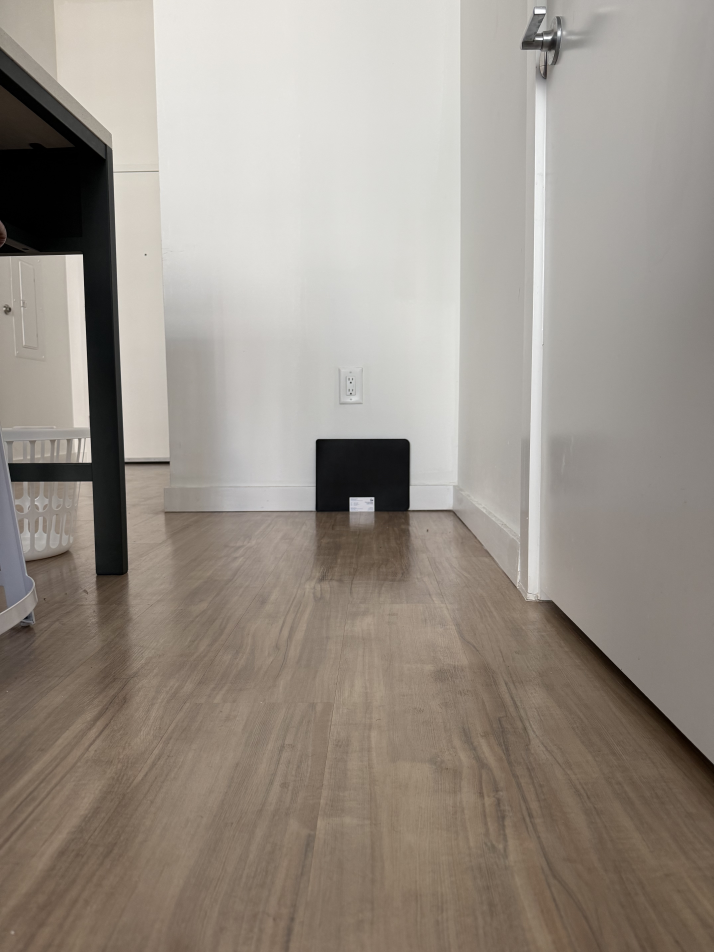
#> input picture test_images_step_3/IMG_1984.jpeg, 4284 x 5712 px (shown at 1/6 size)
$ python step_3.py
#> lines starting #> are read from the running program, lines starting #| are printed output that depends on the picture
### step_2.py
"""
Step 2: Object Measurement (Perspective Projection)
Module 2 Assignment - CSc 8830

Assignment step covered:
2) Implement a script to find real-world 2D dimensions of an object using
   perspective projection equations and camera calibration parameters.

What you need:
- camera_calibration.pkl from Step 1
- A test image containing a flat, rectangular object
- Known distance from camera to object plane (Z)

How to run:
Use via step_3.py (step_2 is imported as a module).

Outputs:
- results_step2/measurement_result.jpg (annotated image with dimensions)
"""

import numpy as np
import cv2
import pickle
import math
import os


class ObjectMeasurement:
    def __init__(self):
        """Initialize object measurement with camera calibration data."""
        calibration_file = "camera_calibration.pkl"
        with open(calibration_file, 'rb') as f:
#> (reads camera_calibration.pkl from the repository)
#> in measure_object_in_image, img is the input picture: shape (5712, 4284, 3); mean B, G, R 136.6, 145.6, 153.8
            calib_data = pickle.load(f)

        self.mtx = calib_data["mtx"]  # Camera matrix
        self.dist = calib_data["dist"]  # Distortion coefficients
        self.square_size = calib_data["square_size"]

        print(f"Calibration: {calibration_file} (fx={self.mtx[0,0]:.0f}, fy={self.mtx[1,1]:.0f})")

    def _log(self, msg: str) -> None:
        print(msg)

    # [11 lines left out: function undistort_image, not called in this run]

    def detect_object_corners(self, img):
        """
        Manually select 4 corners of a rectangular object in the image.
        Click in order: Top-Left, Top-Right, Bottom-Right, Bottom-Left.

        Returns:
            Array of 4 corner points or None if cancelled.
        """
        print("\n--- SELECT 4 CORNERS ---")
        print("Click in order: 1.Top-Left  2.Top-Right  3.Bottom-Right  4.Bottom-Left")
        print("Press 'r' to reset, 'q' to quit.")

        points = []
        display_img = img.copy()
        if len(display_img.shape) == 2:
            display_img = cv2.cvtColor(display_img, cv2.COLOR_GRAY2BGR)

        h, w = display_img.shape[:2]
#> h = 5712; w = 4284
        max_disp = 1000
        scale = 1.0
        if h > max_disp or w > max_disp:
            scale = max_disp / max(h, w)
#> scale = 0.175
            display_img = cv2.resize(display_img, (int(w * scale), int(h * scale)))
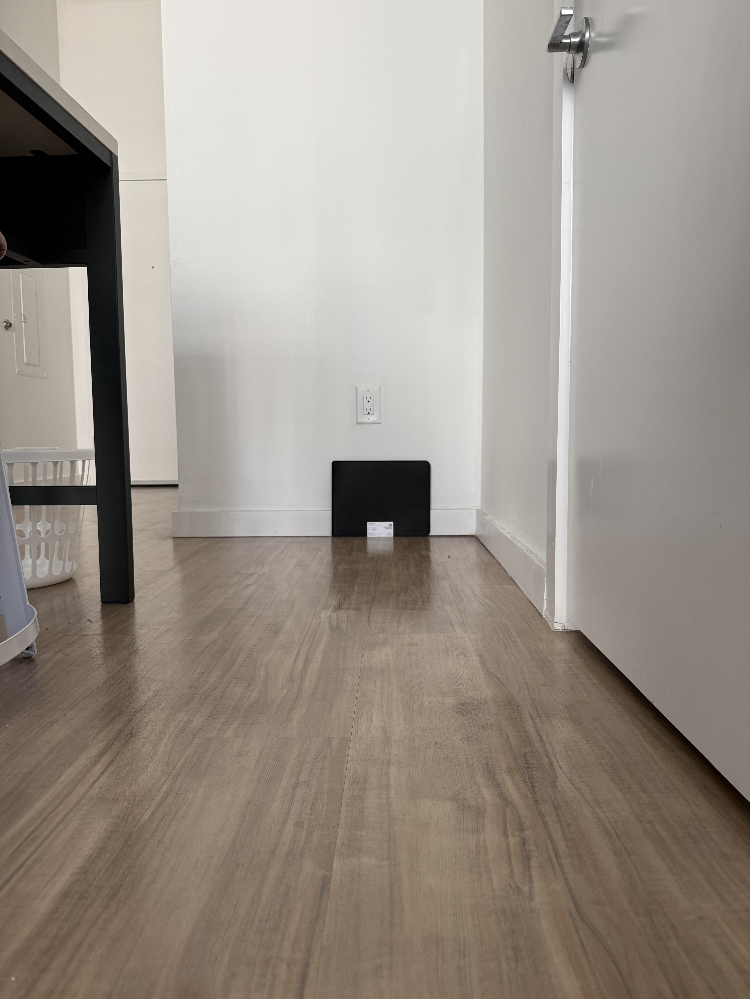
#> display_img: shape (999, 750, 3); mean B, G, R 136.5, 145.5, 153.7

        # [8 lines left out: function mouse_callback, not called in this run]

        cv2.namedWindow("Select 4 Corners")
        cv2.setMouseCallback("Select 4 Corners", mouse_callback)

        while True:
            cv2.imshow("Select 4 Corners", display_img)
            key = cv2.waitKey(1) & 0xFF
#> (key q is pressed here)
            if key == ord('q'):
                break
            if key == ord('r'):
                points = []
                display_img = img.copy()
                if len(display_img.shape) == 2:
                    display_img = cv2.cvtColor(display_img, cv2.COLOR_GRAY2BGR)
                if scale != 1.0:
                    display_img = cv2.resize(display_img, (int(w * scale), int(h * scale)))
            if len(points) == 4:
                cv2.waitKey(500)
                break

        cv2.destroyAllWindows()
        if len(points) == 4:
            return np.array(points, dtype=np.float32)
        return None

    # [65 lines left out: function calculate_real_world_dimensions, not called in this run]

    def measure_object_in_image(
        self,
        image_path,
        known_distance,
        unit_label="units",
        save_result=False,
        output_dir="results_step2",
    ):
        """
        Complete workflow to measure an object in an image

        Args:
            image_path: Path to the test image
            known_distance: Distance from camera to object plane
            save_result: Whether to save the result image

        Returns:
            Dictionary containing measurement results
        """
        # Load image
        img = cv2.imread(image_path)
        if img is None:
            print(f"ERROR: Could not load image from {image_path}")
            return None

        self._log(f"Image: {image_path} ({img.shape[1]}x{img.shape[0]})")
        self._log("Detecting object corners...")
        corners = self.detect_object_corners(img)

        if corners is None:
            print("Failed to detect object corners!")
            return None

        self._log("Calculating real-world dimensions...")
        results = self.calculate_real_world_dimensions(
            corners,
            known_distance,
            unit_label
        )

        # Save result image
        if save_result and results is not None:
            img_result = img.copy()

            # Draw the detected corners
            cv2.polylines(img_result, [corners.astype(int)], True, (0, 255, 0), 3)

            # Add dimension text
            text_width = f"Width: {results['width_real']:.2f} {unit_label}"
            text_height = f"Height: {results['height_real']:.2f} {unit_label}"
            if results.get("distance") is None:
                text_dist = "Distance: n/a"
            else:
                text_dist = f"Distance: {results['distance']:.2f} {unit_label}"

            cv2.putText(img_result, text_width, (20, 40),
                       cv2.FONT_HERSHEY_SIMPLEX, 1, (0, 255, 0), 2)
            cv2.putText(img_result, text_height, (20, 80),
                       cv2.FONT_HERSHEY_SIMPLEX, 1, (0, 255, 0), 2)
            cv2.putText(img_result, text_dist, (20, 120),
                       cv2.FONT_HERSHEY_SIMPLEX, 1, (0, 255, 0), 2)

            os.makedirs(output_dir, exist_ok=True)
            output_path = os.path.join(output_dir, "measurement_result.jpg")
            cv2.imwrite(output_path, img_result)
            self._log(f"Result saved: {output_path}")

        return results

### step_3.py
"""
Step 3: Validation Experiment
Module 2 Assignment - CSc 8830

Assignment step covered:
3) Validate using an experiment where you image an object from a known
   distance (> 2 meters) and compare measured dimensions to ground truth.

What you need:
- camera_calibration.pkl from Step 1
- A flat rectangular object with known dimensions (ground truth)
- A measured camera distance > 2 meters
- One or more test images at that distance
- image inside the ../test_images_step_3 folder

How to run (defaults shown):
python step-3.py

Outputs:
- results_step3/measurement_result.jpg (annotated image)
- results_step3/validation_report.json (detailed results)
- results_step3/validation_summary.txt (human-readable summary)
"""

import numpy as np
import cv2
import pickle
import json
import os
from datetime import datetime
from step_2 import ObjectMeasurement


class ValidationExperiment:
    def __init__(self, verbose: bool = False):
        """Initialize validation experiment."""
        self.measurer = ObjectMeasurement()
        self.results = []
        self.verbose = verbose

    def _log(self, msg: str) -> None:
        if self.verbose:
            print(msg)

    def create_test_object_info(self, width_real, height_real, units='meters'):
        """
        Create ground truth information for test object

        Args:
            width_real: Actual width of the test object
            height_real: Actual height of the test object
            units: Unit of measurement (meters, centimeters, etc.)

        Returns:
            Dictionary with ground truth data
        """
        return {
            'width_real': width_real,
            'height_real': height_real,
            'area_real': width_real * height_real,
            'units': units
        }

    def run_single_validation(self, image_path, distance, ground_truth,
                              save_result=True):
        """
        Run a single validation experiment

        Args:
            image_path: Path to test image
            distance: Distance from camera to object (must be > 2 meters)
            ground_truth: Dictionary with actual object dimensions
            save_result: Save result image

        Returns:
            Dictionary with validation results
        """
        if distance < 2.0:
            print("WARNING: Distance is less than 2 meters. Assignment requires > 2 meters.")
        if self.verbose:
            print("\nVALIDATION EXPERIMENT")
            print(f"Test Image: {image_path}")
            print(f"Distance: {distance:.2f} {ground_truth['units']}")
            print(f"Ground Truth Width: {ground_truth['width_real']:.2f} {ground_truth['units']}")
            print(f"Ground Truth Height: {ground_truth['height_real']:.2f} {ground_truth['units']}")

        # Measure the object
        measurement = self.measurer.measure_object_in_image(
            image_path=image_path,
            known_distance=distance,
            unit_label=ground_truth["units"],
            save_result=save_result,
            output_dir="results_step3",
        )

        if measurement is None:
            print("Measurement failed.")
            return None

        # Calculate errors
        width_error = abs(measurement['width_real'] - ground_truth['width_real'])
        height_error = abs(measurement['height_real'] - ground_truth['height_real'])
        area_error = abs(measurement['area_real'] - ground_truth['area_real'])

        width_error_pct = (width_error / ground_truth['width_real']) * 100
        height_error_pct = (height_error / ground_truth['height_real']) * 100
        area_error_pct = (area_error / ground_truth['area_real']) * 100

        # Compile results
        result = {
            'image_path': image_path,
            'distance': distance,
            'ground_truth': ground_truth,
            'measured': measurement,
            'errors': {
                'width_abs': width_error,
                'width_pct': width_error_pct,
                'height_abs': height_error,
                'height_pct': height_error_pct,
                'area_abs': area_error,
                'area_pct': area_error_pct
            },
            'timestamp': datetime.now().isoformat()
        }

        self.print_validation_results(result)

        return result

    # [132 lines left out: functions print_validation_results, save_validation_report, create_summary_report, not called in this run]


def main():
    """
    Main validation experiment function
    """
    print("STEP 3: VALIDATION EXPERIMENT\n")

    # Initialize validation experiment
    try:
        validator = ValidationExperiment(verbose=False)
    except FileNotFoundError:
        print("ERROR: camera_calibration.pkl not found.")
        print("Run Step 1 (camera calibration) first.")
        return
    except Exception as e:
        print(f"ERROR: Failed to initialize: {e}")
        return

    # Configuration for validation experiment
    # IMPORTANT: Measure these values accurately for your test object!

    # Ground truth object: 13in x 10in
    # Convert to meters: 0.3302m x 0.254m
    TEST_OBJECT_WIDTH = 0.3302  # meters
    TEST_OBJECT_HEIGHT = 0.254  # meters
    TEST_OBJECT_UNITS = "meters"

    # Distance from camera to object (must be > 2 meters as per assignment)
    # Measure this accurately using a tape measure or laser measurer
    CAMERA_DISTANCE = 2.35  # meters (> 2.0 as required)

    # Test image paths (automatically tests all images in the folder)
    TEST_IMAGES_DIR = 'test_images_step_3'
    TEST_IMAGE_PATHS = [
        os.path.join(TEST_IMAGES_DIR, f)
        for f in os.listdir(TEST_IMAGES_DIR)
        if f.lower().endswith(('.jpg', '.jpeg', '.png'))
    ]
    TEST_IMAGE_PATHS.sort()

    # Optional: Reference object for better accuracy
    # Example: Credit card width = 85.6mm = 0.0856m
    REFERENCE_WIDTH_PIXELS = None  # Measure in image if using
    REFERENCE_WIDTH_REAL = None    # Real width in meters

    # Create ground truth
    ground_truth = validator.create_test_object_info(
        width_real=TEST_OBJECT_WIDTH,
        height_real=TEST_OBJECT_HEIGHT,
        units=TEST_OBJECT_UNITS
    )

    print(f"Config: object {TEST_OBJECT_WIDTH}x{TEST_OBJECT_HEIGHT} {TEST_OBJECT_UNITS}, distance {CAMERA_DISTANCE} {TEST_OBJECT_UNITS}\n")

    # Check if test images exist
    missing_images = [p for p in TEST_IMAGE_PATHS if not os.path.exists(p)]
    if missing_images:
        print("ERROR: Test image(s) not found:")
        for p in missing_images:
            print(f"- {p}")
        print("Fix: capture images at the configured distance and update TEST_IMAGE_PATHS.")
        return

    # Run the validation experiment for each image
    for image_path in TEST_IMAGE_PATHS:
        result = validator.run_single_validation(
            image_path=image_path,
            distance=CAMERA_DISTANCE,
            ground_truth=ground_truth,
            save_result=True
        )

        if result:
            validator.results.append(result)
        else:
            print("Validation experiment failed for one image.")
            print("Troubleshooting: check lighting, framing, distance, calibration.")

    if validator.results:
        # Save results
        validator.save_validation_report(validator.results)
        validator.create_summary_report(validator.results)

        print("Validation experiment completed.")
        print(
            "Generated files: results_step3/measurement_result.jpg, "
            "results_step3/validation_report.json, results_step3/validation_summary.txt"
        )
    else:
        print("Validation experiment failed for all images.")
        print("Troubleshooting: check lighting, framing, distance, calibration.")


if __name__ == "__main__":
    main()
